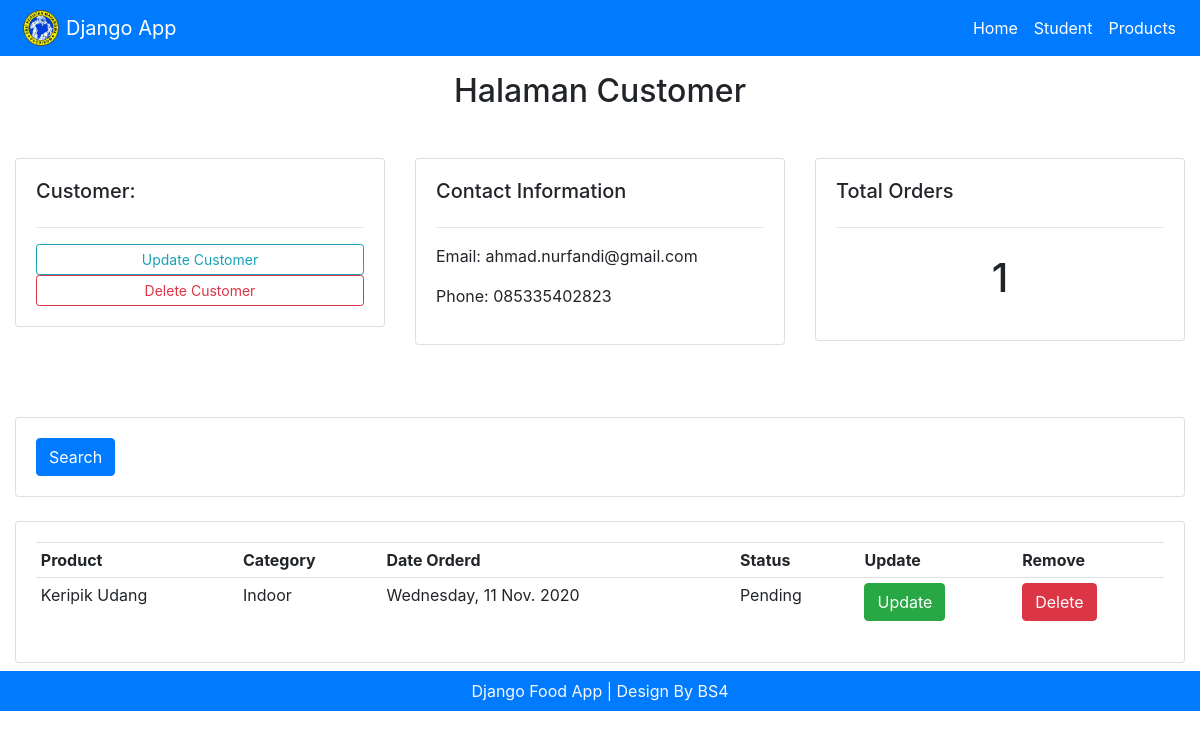
The page /custumer/1 on the database as committed earlier.
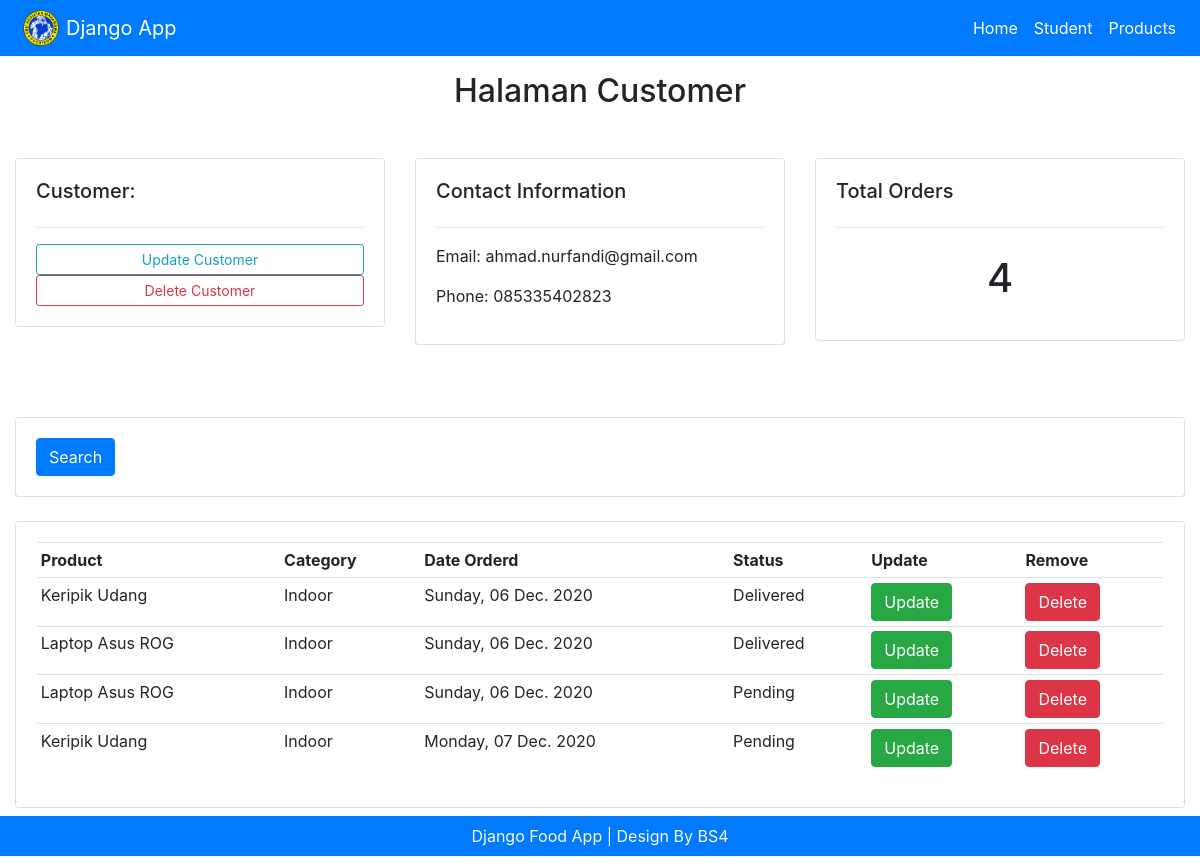
The same page on the database as committed later.
### masruri/models.py (models this page shows, shortened)
class Order(models.Model):
    STATUS = (
        ('Pending', 'Pending'),
        ('Out for delivery', 'Out for delivery'),
        ('Delivered', 'Delivered'),
    )
    custumer = models.ForeignKey(
        Custumer, null=True, on_delete=models.SET_NULL)
    product = models.ForeignKey(Product, null=True, on_delete=models.SET_NULL)
    date_created = models.DateTimeField(auto_now_add=True, null=True)
    status = models.CharField(max_length=200, null=True, choices=STATUS)

class Product(models.Model):
    CATEGORY = (
        ('Indoor', 'Indoor'),
        ('Out Door', 'Out Door'),
    )
    name = models.CharField(max_length=200, blank=True, null=True)
    price = models.IntegerField(blank=True, null=True)
    category = models.CharField(
        max_length=200, blank=True, null=True, choices=CATEGORY)
    description = models.CharField(max_length=200, blank=True, null=True)
    date_created = models.DateTimeField(auto_now_add=True, null=True)
    tag = models.ManyToManyField(Tag)
    def __str__(self):
        return self.name

### masruri/views.py (the view)
# urls.py: path('custumer/<str:pk>', views.custumer, name='custumer'),
def custumer(request, pk):
    detailcustumer = Custumer.objects.get(id=pk)
    order_custumer = detailcustumer.order_set.all()
    total_custumer = order_custumer.count()
    data = {
        'judul': 'Halaman Customer',
        'menu': 'custumer',
        'custumer': detailcustumer,
        'order_custumer': order_custumer,
        'total_custumer': total_custumer
    }
    return render(request, 'customer.html', data)

### masruri/templates/customer.html
{% extends "main.html" %}
{% block content %}
<div class="container-fluid">
    <h2 class="text-center my-3">{{ judul }}</h2>
    <div class="row my-5">
        <div class="col-md-4">
            <div class="card card-body">
                <h5>Customer:</h5>
                <hr>
                <a class="btn btn-outline-info btn-sm btnblock" href="">Update Customer</a>
                <a class="btn btn-outline-danger btn-sm btnblock" href="">Delete Customer</a>
            </div>
        </div>
        <div class="col-md-4">
            <div class="card card-body">
                <h5>Contact Information</h5>
                <hr>
                <p>Email: {{ custumer.email }}</p>
                <p>Phone: {{ custumer.phone }} </p>
            </div>
        </div>
        <div class="col-md-4">
            <div class="card card-body">
                <h5>Total Orders</h5>
                <hr>
                <h1 style="text-align: center;padding: 10px">{{ total_custumer }}</h1>
            </div>
        </div>
    </div>
    <br>
    <div class="row">
        <div class="col">
            <div class="card card-body">
                <form method="get">
                    <button class="btn btn-primary" type="submit">Search</button>
                </form>
            </div>
        </div>
    </div>
    <br>
    <div class="row">
        <div class="col-md">
            <div class="card card-body">
                <table class="table table-sm">
                    <tr>
                        <th>Product</th>
                        <th>Category</th>
                        <th>Date Orderd</th>
                        <th>Status</th>
                        <th>Update</th>
                        <th>Remove</th>
                    </tr>
                    {% for tampil_order_custumer in order_custumer %}
                    <tr>
                        <td>{{ tampil_order_custumer.product }}</td>
                        <td>{{ tampil_order_custumer.product.category }}</td>
                        <td>{{ tampil_order_custumer.date_created|date:"l, d N Y" }}</td>
                        <td>{{ tampil_order_custumer.status }}</td>
                        <td><a href="" class="btn btn-success">Update</a></td>
                        <td><a href="" class="btn btn-danger">Delete</a></td>
                    </tr>
                    {% endfor %}
                </table>
            </div>
        </div>
    </div>
</div>
{% endblock content %}

Rows that differ between the two databases and show on the page:
removed Order: product "Keripik Udang", product.category "Indoor", date_created "Wednesday, 11 Nov. 2020", status "Pending"
added Order: product "Keripik Udang", product.category "Indoor", date_created "Sunday, 06 Dec. 2020", status "Delivered"
added Order: product "Laptop Asus ROG", product.category "Indoor", date_created "Sunday, 06 Dec. 2020", status "Delivered"
added Order: product "Laptop Asus ROG", product.category "Indoor", date_created "Sunday, 06 Dec. 2020", status "Pending"
added Order: product "Keripik Udang", product.category "Indoor", date_created "Monday, 07 Dec. 2020", status "Pending"
Other text that changed with them:
{{ total_custumer }}: "1" → "4"
